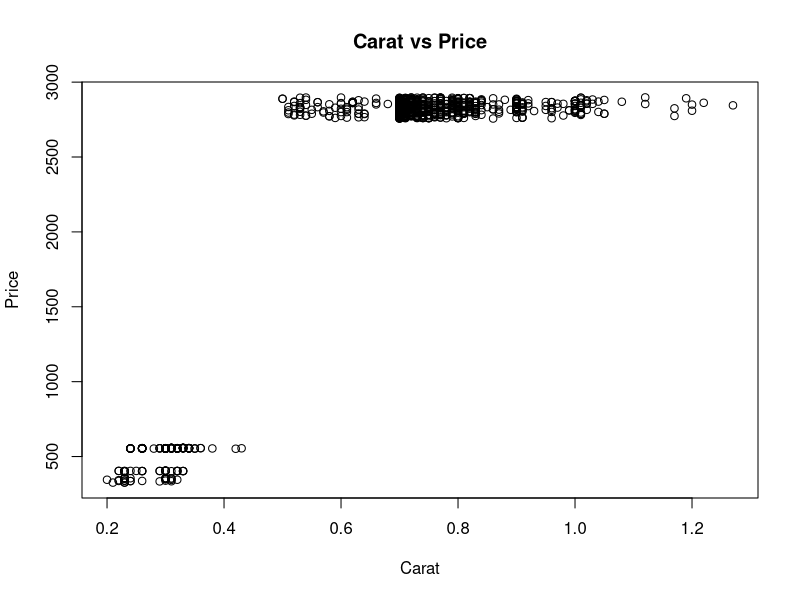
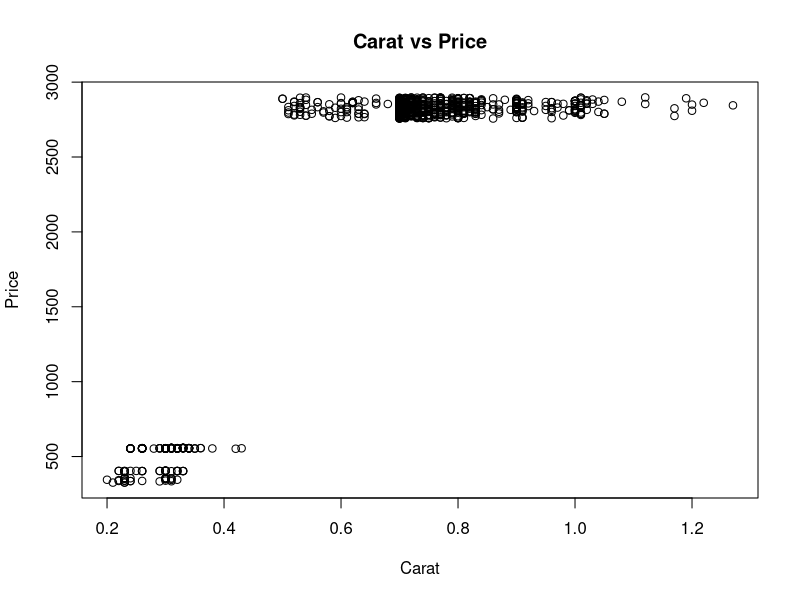

Here is the R script that generated these plots, in order:
## ---- chunk 1
# HW 1 Due Monday Sept 18, 2017. Upload R file or notebook to Moodle with 
# filename: HW1_490ID_YOURUNI.R
# Do Not remove any of the comments. These are marked by #

###Your Unique Class ID: 52
## ---- chunk 2
# 1.
# Load the data for this assignment into your R session 
# with the following command:
library(ggplot2)
data(diamonds)

#(1). Check to see that the data were loaded by running:
objects(diamonds)
# This should show ten variables: 
# carat, clarity, color, cut, depth,
# price, table, x, y, z

## ---- chunk 3
#(2). Use the nrow() function to find out how many observations there are.
nrow(diamonds) # 53940 rows
# For the following questions, use one of: head(), summary(),
# class(), min(), max(), hist(), quantile(), table() 
# to answer the questions.
## ---- chunk 4
#(3). Show the summary or the structure of this dataset.
summary(diamonds) 
# summary :
#      carat               cut        color        clarity
#  Min.   :0.2000   Fair     : 1610   D: 6775   SI1    :13065
#  1st Qu.:0.4000   Good     : 4906   E: 9797   VS2    :12258
#  Median :0.7000   Very Good:12082   F: 9542   SI2    : 9194
#  Mean   :0.7979   Premium  :13791   G:11292   VS1    : 8171
#  3rd Qu.:1.0400   Ideal    :21551   H: 8304   VVS2   : 5066
#  Max.   :5.0100                     I: 5422   VVS1   : 3655
#                                     J: 2808   (Other): 2531
#      depth           table           price             x
#  Min.   :43.00   Min.   :43.00   Min.   :  326   Min.   : 0.000
#  1st Qu.:61.00   1st Qu.:56.00   1st Qu.:  950   1st Qu.: 4.710
#  Median :61.80   Median :57.00   Median : 2401   Median : 5.700
#  Mean   :61.75   Mean   :57.46   Mean   : 3933   Mean   : 5.731
#  3rd Qu.:62.50   3rd Qu.:59.00   3rd Qu.: 5324   3rd Qu.: 6.540
#  Max.   :79.00   Max.   :95.00   Max.   :18823   Max.   :10.740
# 
#        y                z
#  Min.   : 0.000   Min.   : 0.000
#  1st Qu.: 4.720   1st Qu.: 2.910
#  Median : 5.710   Median : 3.530
#  Mean   : 5.735   Mean   : 3.539
#  3rd Qu.: 6.540   3rd Qu.: 4.040
#  Max.   :58.900   Max.   :31.800



dim(diamonds)  
# Rows: 53940, Columns: 10
## ---- chunk 5
#(4). List the categorical variables in this dataset. !!!
names(diamonds)
class(diamonds$carat)
class(diamonds$cut)
class(diamonds$color)
class(diamonds$clarity)
class(diamonds$depth)
class(diamonds$table)
class(diamonds$price)
class(diamonds$x)
class(diamonds$y)
class(diamonds$z)

# Ans: cut, color, clarity
## ---- chunk 6
#(5). What was the highest price of the diamonds ?
max(diamonds$price) # 18823
## ---- chunk 7
#(6). What was the average price of the diamonds ?
mean(diamonds$price) #3932.8

## ---- chunk 8
#(7). What is the number of the Ideal cut ?
table(diamonds$cut == "Ideal") # TRUE == Ideal : 21551

summary(diamonds$cut) # Ideal : 21551

## ---- chunk 9
#(8). What is the number of the diamonds which are Premium and have a clarity level
#     of IF?
summary(diamonds$clarity == "IF" & diamonds$cut == "Premium") # True: 230

## ---- chunk 10
#(9). What is the averge price difference between the clarity level SI2 and IF?
#     Hint(Use aggregate())
# 1. A way of writing the code without aggregate
SI2.price = diamonds$price[diamonds$clarity == "SI2" ]
IF.price = diamonds$price[diamonds$clarity == "IF"]
SI2.price.avg = sum(SI2.price) / length(SI2.price)
IF.price.avg = sum(IF.price) / length(IF.price)
abs(SI2.price.avg - IF.price.avg)  # 2198.189
# 2.  Using the aggregate function
aggr = aggregate(diamonds$price, by = list(diamonds$clarity), FUN=mean)
class(aggr) # data.frame
abs(aggr$x[aggr$Group.1 == "IF"] - aggr$x[aggr$Group.1 == "SI2"]) # 2198.189
## ---- chunk 11
#(10). Total depth percentage is represented as the depth divided by
#      the mean of the length and width of the diamond, 

## ---- chunk 12
# (11).
# Try running each expression in R.
# Record the error message in a comment
# Explain what it means. 
# Be sure to directly relate the wording of the error message with the problem you find in the expression.
## ---- chunk 13
### Error message here
#         Error: object 'z' not found
### Explanation here
## ---- chunk 14
#diamonds$z/(mean(diamonds$x, diamonds$y))
## ---- chunk 15
### Error message here
        #Error in mean.default(diamonds$x, diamonds$y) : 
        #'trim' must be numeric of length one
### Explanation here
## ---- chunk 16
#diamonds$z/(rowMeans(diamonds$x, diamonds$y))
## ---- chunk 17
### Error message here
        #Error in rowMeans(diamonds\$x, diamonds$y) : 
        #  'x' must be an array of at least two dimensions
### Explanation here
## ---- chunk 18
#(12).Study the following code about how to do the compution 
# calculation that we want for the previous question.
Depth <- (diamonds$z)/rowMeans(cbind(diamonds$x, diamonds$y))
## ---- chunk 19
#(13). Can you get the same result without using function?
#	      Given an expression to it.  Name the values Depth1
Depth1 = diamonds$z / ((diamonds$y + diamonds$x) / 2)
## ---- chunk 20
#(14) What did you get from 
all.equal(Depth, Depth1)
# True
## ---- chunk 21
# 2. Run the following code to make a plot.
# (don't worry right now about what this code is doing)
plot(diamonds[1:1000,]$carat, diamonds[1:1000,]$price, xlab = "Carat", ylab = "Price", main = "Carat vs Price")
## ---- chunk 22
# (1) Use the Zoom button in the Plots window to enlarge the plot.
# Resize the plot so that it is long and short, so it is easier to read.
# Include this plot in the homework your turn in.
## ---- chunk 23
plot(diamonds[1:1000,]$carat, diamonds[1:1000,]$price, xlab = "Carat", ylab = "Price", main = "Carat vs Price")
## ---- chunk 24
# (2) Make an interesting observation about the relation between
#     Carat and Price based on this plot 
# (something that you couldn't see with the calculations so far.)

### Your answer goes here
## ---- chunk 25
# (3) What interesting question about the diamonds
# would you like to answer with these data, but don't yet know 
# how to do it? 

### Your answer goes here
## ---- chunk 26
# For the remainder of this assignment we will work with 
# one of the random number generators in R.
## ---- chunk 27
# 4.
# Use the following information about you to generate some random values:
#a. Use you UIN number to set the seed in set.seed() function.
set.seed(665363548)
#b. Use your birthday month for the mean of the normal.
mean = 3
#c.	Use your birthday day for the standard deviation (sd) of the normal curve.
sd = 19
#d.	Generate 10 random values using the parameters from b and c.
rnorm(10, mean = 3, sd = 19)
#e.	Assign the values to a variable named with your first name.
Roger = rnorm(10, mean = 3, sd = 19)
#f.	Provide/Show the values generated.
Roger 
# [1]  16.0435819  -8.7419770   1.4455514   1.6544967  12.3591525 -50.8375381
# [7]  -0.3500531 -15.4846238  15.7315860  -6.9326284
## ---- chunk 28
# 5.
#(1). Generate a vector called "normsamps" containing
# 100 random samples from a normal distribution with
# mean 5 and SD 2.
normsamps = rnorm(100, mean = 5, sd = 2)
## ---- chunk 29
#(2). Calculate the mean and sd of the 100 values.
normsamps.mean = mean(normsamps) # [1] 4.956662
normsamps.sd = sd(normsamps) # [1] 1.949206
### The return values from your computation go here
# Mean = 4.956662
# SD = 1.949206
## ---- chunk 30
# (3). Use implicit coercion of logical to numeric to calculate
# the fraction of the values in normsamps that are more than 8.
length(normsamps[normsamps > 8]) / length(normsamps) # 0.07
## ---- chunk 31
# (4). Look up the help for rnorm.
# You will see a few other functions listed.  
# Use one of them to figure out about what answer you 
# should expect for the previous problem.  
# That is, find the area under the normal(5, 2) curve
# to the right of 8.  This should be the chance of getting
# a random value more than 8. 


# What value do you expect? 
 # expected value from the previous question : 0.07
# What value did you get? 
1 - pnorm(8, mean = 5, sd = 2)
#     0.0668072
## ---- chunk 32
# Why might they be different?
